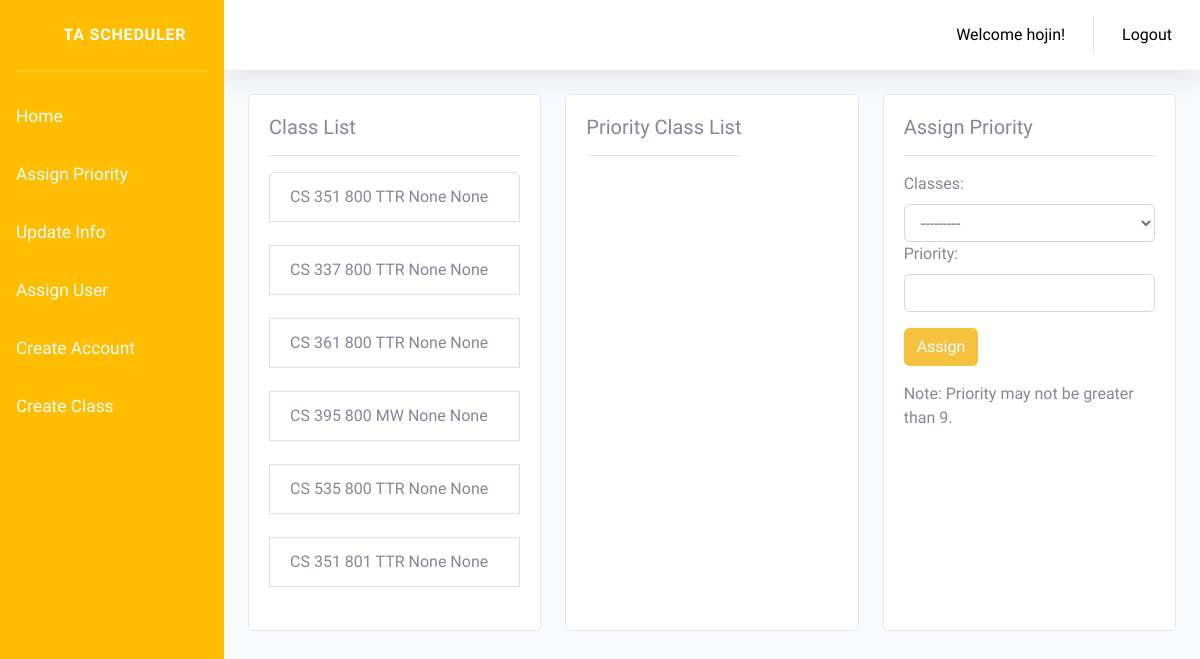
The page /classList/ (signed in) on the database as committed earlier.
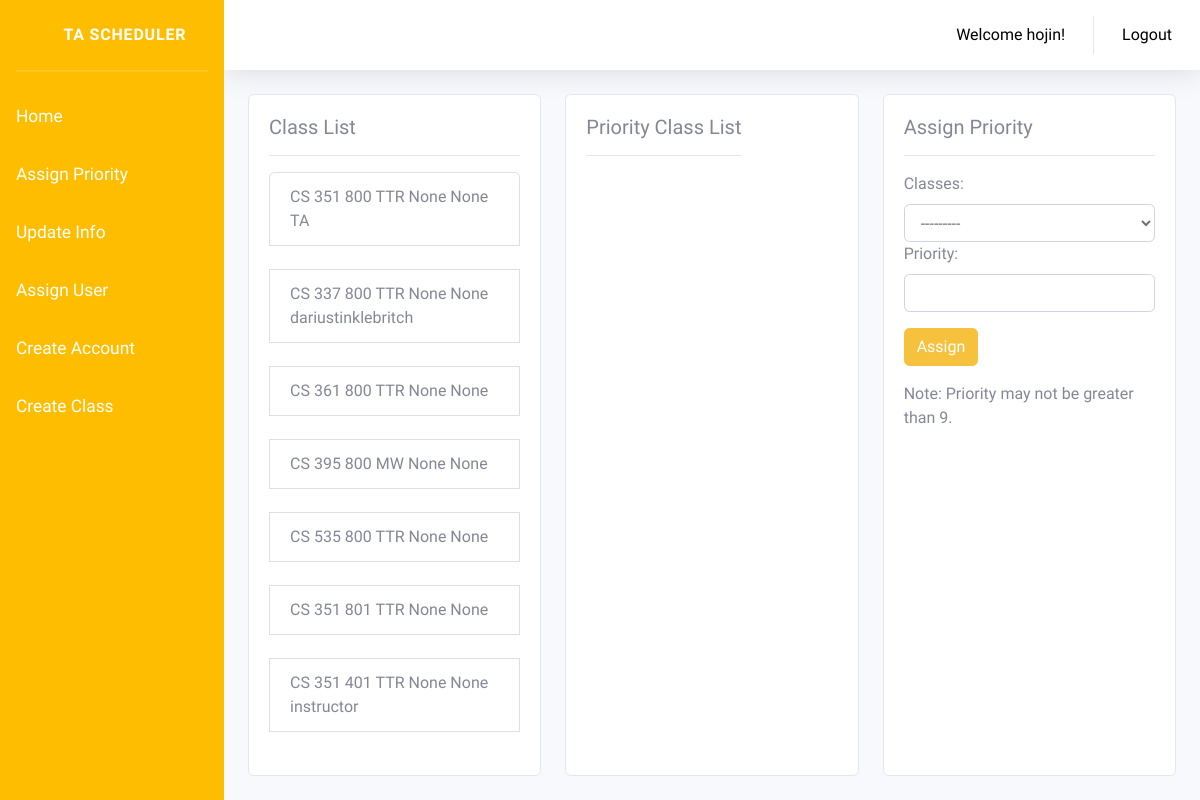
The same page on the database as committed later.
### CS361WebApp/models.py (models this page shows)
class CourseTime(models.Model):
    department = models.CharField(max_length=50, validators=[validate_alpha])
    number = models.CharField(max_length=50, validators=[validate_numeric])
    start = models.TimeField(auto_now=False, auto_now_add=False, null=True)
    end = models.TimeField(auto_now=False, auto_now_add=False, null=True)
    day = models.CharField(max_length=50, validators=[validate_alpha])
    section = models.CharField(max_length=50, validators=[validate_numeric])
    instructor = models.CharField(max_length=50, blank=True)
    def __str__(self):
        return self.department + " " + self.number + "-" + self.section

### CS361WebApp/views.py (the view)
# urls.py: path('classList/', views.classlist, name='CS361WebApp-classList'),
@login_required
def classlist(request):
    classes = CourseTime.objects.all()
    profile = SavePriority.objects.filter(user=request.user)
    x = profile.all()
    for yeet in profile:
        x = yeet.myList.order_by('priority')
    if request.method == 'POST':
        person = Profile.objects.get(user=request.user)
        if person.role != 1:
            return redirect('CS361WebApp-home')
        form = Priority(request.POST)
        if form.is_valid():
            name = request.user
            found = SavePriority.objects.filter(user=name).first()
            if found is None:
                useradd = SavePriority.objects.create(user=name)
            else:
                useradd = SavePriority.objects.filter(user=name).first()
            form.save()
            course = form.cleaned_data.get('classes')
            priority = form.cleaned_data.get('priority')
            add = CreatePriority.objects.filter(classes=course).filter(priority=priority).first()
            test = SavePriority.objects.filter(user=name)
            section = int(add.classes.section)
            if section <= 401:
                return redirect('CS361WebApp-classList')
            changed1 = 121111105110107
            changed2 = 121101101116
            for yeeet in test:
                x = yeeet.myList.all()
                for yeet in x:
                    if int(yeet.priority) == priority:
                        changed1 = 69  # fuck
                        joe_mama = yeet
                    if yeet.classes == course:
                        changed2 = 420
                        i_hate_my_life = yeet
            if changed1 == 69 and changed2 == 420:
                useradd.myList.remove(joe_mama)
                useradd.myList.remove(i_hate_my_life)
                useradd.myList.add(add)
                messages.error(request, f'Class replaced!')
            elif changed1 == 69:
                useradd.myList.remove(joe_mama)
                useradd.myList.add(add)
                messages.error(request, f'Class replaced!')
            elif changed2 == 420:
                useradd.myList.remove(i_hate_my_life)
                useradd.myList.add(add)
                messages.error(request, f'Class replaced!')
            else:
                useradd.myList.add(add)
                messages.success(request, f'{course} assigned to {name} with priority {priority}!')
        profile = SavePriority.objects.filter(user=request.user)
        x = profile.all()
        for yeet in profile:
            x = yeet.myList.order_by('priority')
        return render(request, 'CS361WebApp/ClassList.html', {'classes': classes, 'x': x, 'form': form})
    else:
        form = Priority(request.POST)
    return render(request, 'CS361WebApp/ClassList.html', {'classes': classes, 'x': x, 'form': form})

### CS361WebApp/forms.py
class Priority(ModelForm):
    class Meta:
        model = models.CreatePriority
        fields = ['classes', 'priority']

### CS361WebApp/templates/CS361WebApp/ClassList.html (shortened to what this page needs)
{% extends "CS361WebApp/base.html" %}
{% load crispy_forms_tags %}
{% load static %}
{% block content %}
    <div class="card-deck">
        <div class="card">
            <div class="card-body">
                <h5 class="card-title">Class List</h5>
                <hr>
                <ul class="list-group">
                    {% for class in classes %}
                        <li class="list-group-item">
                            {{ class.department }}
                            {{ class.number }}
                            {{ class.section }}
                            {{ class.day }}
                            {{ class.start }}
                            {{ class.end }}
                            {{ class.instructor }}
                        </li>
                        <br/>
                    {% endfor %}
                </ul>
            </div>
        </div>
        <div class="card">
            <div class="card-body">
                <div style="display: table-cell;">
                    <h5 class="card-title">Priority Class List</h5>
                    <hr>
                </div>
            </div>
        </div>
        <div class="card">
            <div class="card-body">
                <form method="POST">
                    <fieldset class="form-group">
                        <h5 class="card-title">Assign Priority</h5>
                        <hr>
                        <div class="card-text">
                            {{ form }}
                        </div>
                    </fieldset>
                    <div class="form-group">
                        <button class="btn btn-warning" type="submit">Assign</button>
                    </div>
                    <p>Note: Priority may not be greater than 9.</p>
                </form>
            </div>
        </div>
    </div>
    </div>
{% endblock content %}

Rows that differ between the two databases and show on the page:
changed CourseTime (number 1 of 7 on the later page): instructor (not shown) → "TA"
changed CourseTime: instructor (not shown) → "dariustinklebritch"
added CourseTime: department "CS", number "351", section "401", day "TTR", start "None", end "None", instructor "instructor"
